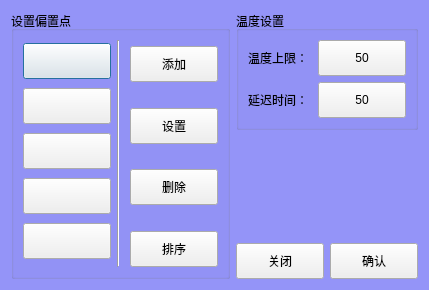
<?xml version="1.0" encoding="UTF-8"?>
<ui version="4.0">
 <class>clsTraceSetup</class>
 <widget class="QDialog" name="clsTraceSetup">
  <property name="geometry">
   <rect>
    <x>0</x>
    <y>0</y>
    <width>429</width>
    <height>290</height>
   </rect>
  </property>
  <property name="windowTitle">
   <string>扫描设置</string>
  </property>
  <property name="windowIcon">
   <iconset resource="myIcon.qrc">
    <normaloff>:/Icon/Icons/wk.ico</normaloff>:/Icon/Icons/wk.ico</iconset>
  </property>
  <property name="styleSheet">
   <string notr="true">QDialog
{
	
	font: 75 12pt &quot;楷体&quot;;
	background-color: rgb(148, 148, 248);
}
</string>
  </property>
  <layout class="QGridLayout" name="gridLayout_4">
   <item row="0" column="0">
    <widget class="QGroupBox" name="groupBox">
     <property name="styleSheet">
      <string notr="true">font: 75 12pt &quot;楷体&quot;;</string>
     </property>
     <property name="title">
      <string>设置偏置点</string>
     </property>
     <layout class="QGridLayout" name="gridLayout_3">
      <item row="0" column="0" rowspan="2">
       <layout class="QGridLayout" name="gridLayout">
        <item row="0" column="0">
         <widget class="QPushButton" name="btnBias1">
          <property name="minimumSize">
           <size>
            <width>88</width>
            <height>36</height>
           </size>
          </property>
          <property name="maximumSize">
           <size>
            <width>88</width>
            <height>16777215</height>
           </size>
          </property>
          <property name="text">
           <string/>
          </property>
          <property name="checkable">
           <bool>true</bool>
          </property>
         </widget>
        </item>
        <item row="1" column="0">
         <widget class="QPushButton" name="btnBias2">
          <property name="minimumSize">
           <size>
            <width>0</width>
            <height>36</height>
           </size>
          </property>
          <property name="maximumSize">
           <size>
            <width>88</width>
            <height>16777215</height>
           </size>
          </property>
          <property name="text">
           <string/>
          </property>
          <property name="checkable">
           <bool>true</bool>
          </property>
         </widget>
        </item>
        <item row="2" column="0">
         <widget class="QPushButton" name="btnBias3">
          <property name="minimumSize">
           <size>
            <width>0</width>
            <height>36</height>
           </size>
          </property>
          <property name="maximumSize">
           <size>
            <width>88</width>
            <height>16777215</height>
           </size>
          </property>
          <property name="text">
           <string/>
          </property>
          <property name="checkable">
           <bool>true</bool>
          </property>
         </widget>
        </item>
        <item row="3" column="0">
         <widget class="QPushButton" name="btnBias4">
          <property name="minimumSize">
           <size>
            <width>0</width>
            <height>36</height>
           </size>
          </property>
          <property name="maximumSize">
           <size>
            <width>88</width>
            <height>16777215</height>
           </size>
          </property>
          <property name="text">
           <string/>
          </property>
          <property name="checkable">
           <bool>true</bool>
          </property>
         </widget>
        </item>
        <item row="4" column="0">
         <widget class="QPushButton" name="btnBias5">
          <property name="minimumSize">
           <size>
            <width>0</width>
            <height>36</height>
           </size>
          </property>
          <property name="maximumSize">
           <size>
            <width>88</width>
            <height>16777215</height>
           </size>
          </property>
          <property name="text">
           <string/>
          </property>
          <property name="checkable">
           <bool>true</bool>
          </property>
         </widget>
        </item>
       </layout>
      </item>
      <item row="0" column="1" rowspan="2" colspan="2">
       <widget class="Line" name="line">
        <property name="minimumSize">
         <size>
          <width>0</width>
          <height>0</height>
         </size>
        </property>
        <property name="orientation">
         <enum>Qt::Vertical</enum>
        </property>
       </widget>
      </item>
      <item row="1" column="2">
       <layout class="QVBoxLayout" name="verticalLayout">
        <item>
         <widget class="QPushButton" name="btnAdd">
          <property name="minimumSize">
           <size>
            <width>88</width>
            <height>36</height>
           </size>
          </property>
          <property name="maximumSize">
           <size>
            <width>88</width>
            <height>16777215</height>
           </size>
          </property>
          <property name="text">
           <string>添加</string>
          </property>
          <property name="checkable">
           <bool>false</bool>
          </property>
         </widget>
        </item>
        <item>
         <spacer name="verticalSpacer">
          <property name="orientation">
           <enum>Qt::Vertical</enum>
          </property>
          <property name="sizeHint" stdset="0">
           <size>
            <width>20</width>
            <height>28</height>
           </size>
          </property>
         </spacer>
        </item>
        <item>
         <widget class="QPushButton" name="btnSet">
          <property name="minimumSize">
           <size>
            <width>88</width>
            <height>36</height>
           </size>
          </property>
          <property name="maximumSize">
           <size>
            <width>88</width>
            <height>16777215</height>
           </size>
          </property>
          <property name="text">
           <string>设置</string>
          </property>
          <property name="checkable">
           <bool>false</bool>
          </property>
         </widget>
        </item>
        <item>
         <spacer name="verticalSpacer_2">
          <property name="orientation">
           <enum>Qt::Vertical</enum>
          </property>
          <property name="sizeHint" stdset="0">
           <size>
            <width>20</width>
            <height>28</height>
           </size>
          </property>
         </spacer>
        </item>
        <item>
         <widget class="QPushButton" name="btnDel">
          <property name="minimumSize">
           <size>
            <width>88</width>
            <height>36</height>
           </size>
          </property>
          <property name="maximumSize">
           <size>
            <width>88</width>
            <height>16777215</height>
           </size>
          </property>
          <property name="text">
           <string>删除</string>
          </property>
          <property name="checkable">
           <bool>false</bool>
          </property>
         </widget>
        </item>
        <item>
         <spacer name="verticalSpacer_9">
          <property name="orientation">
           <enum>Qt::Vertical</enum>
          </property>
          <property name="sizeHint" stdset="0">
           <size>
            <width>20</width>
            <height>28</height>
           </size>
          </property>
         </spacer>
        </item>
        <item>
         <widget class="QPushButton" name="btnSort">
          <property name="minimumSize">
           <size>
            <width>88</width>
            <height>36</height>
           </size>
          </property>
          <property name="maximumSize">
           <size>
            <width>88</width>
            <height>16777215</height>
           </size>
          </property>
          <property name="text">
           <string>排序</string>
          </property>
          <property name="checkable">
           <bool>false</bool>
          </property>
         </widget>
        </item>
       </layout>
      </item>
     </layout>
    </widget>
   </item>
   <item row="0" column="1">
    <layout class="QVBoxLayout" name="verticalLayout_3">
     <item>
      <widget class="QGroupBox" name="groupBox_2">
       <property name="styleSheet">
        <string notr="true">font: 75 12pt &quot;楷体&quot;;</string>
       </property>
       <property name="title">
        <string>温度设置</string>
       </property>
       <layout class="QGridLayout" name="gridLayout_2">
        <item row="0" column="0">
         <layout class="QHBoxLayout" name="horizontalLayout">
          <property name="spacing">
           <number>0</number>
          </property>
          <item>
           <widget class="QLabel" name="label">
            <property name="maximumSize">
             <size>
              <width>78</width>
              <height>16777215</height>
             </size>
            </property>
            <property name="text">
             <string>温度上限：</string>
            </property>
           </widget>
          </item>
          <item>
           <widget class="QPushButton" name="btnTemp">
            <property name="minimumSize">
             <size>
              <width>88</width>
              <height>36</height>
             </size>
            </property>
            <property name="maximumSize">
             <size>
              <width>88</width>
              <height>16777215</height>
             </size>
            </property>
            <property name="text">
             <string>50</string>
            </property>
            <property name="checkable">
             <bool>false</bool>
            </property>
           </widget>
          </item>
         </layout>
        </item>
        <item row="1" column="0">
         <layout class="QHBoxLayout" name="horizontalLayout_2">
          <property name="spacing">
           <number>0</number>
          </property>
          <item>
           <widget class="QLabel" name="label_2">
            <property name="maximumSize">
             <size>
              <width>78</width>
              <height>16777215</height>
             </size>
            </property>
            <property name="text">
             <string>延迟时间：</string>
            </property>
           </widget>
          </item>
          <item>
           <widget class="QPushButton" name="btnDelay">
            <property name="minimumSize">
             <size>
              <width>88</width>
              <height>36</height>
             </size>
            </property>
            <property name="maximumSize">
             <size>
              <width>88</width>
              <height>16777215</height>
             </size>
            </property>
            <property name="text">
             <string>50</string>
            </property>
            <property name="checkable">
             <bool>false</bool>
            </property>
           </widget>
          </item>
         </layout>
        </item>
       </layout>
      </widget>
     </item>
     <item>
      <spacer name="verticalSpacer_7">
       <property name="orientation">
        <enum>Qt::Vertical</enum>
       </property>
       <property name="sizeHint" stdset="0">
        <size>
         <width>20</width>
         <height>40</height>
        </size>
       </property>
      </spacer>
     </item>
     <item>
      <layout class="QHBoxLayout" name="horizontalLayout_3">
       <item>
        <widget class="QPushButton" name="btnCancel">
         <property name="minimumSize">
          <size>
           <width>88</width>
           <height>36</height>
          </size>
         </property>
         <property name="maximumSize">
          <size>
           <width>88</width>
           <height>16777215</height>
          </size>
         </property>
         <property name="styleSheet">
          <string notr="true">font: 75 12pt &quot;楷体&quot;;</string>
         </property>
         <property name="text">
          <string>关闭</string>
         </property>
         <property name="checkable">
          <bool>false</bool>
         </property>
        </widget>
       </item>
       <item>
        <widget class="QPushButton" name="btnOK">
         <property name="minimumSize">
          <size>
           <width>88</width>
           <height>36</height>
          </size>
         </property>
         <property name="maximumSize">
          <size>
           <width>88</width>
           <height>16777215</height>
          </size>
         </property>
         <property name="styleSheet">
          <string notr="true">font: 75 12pt &quot;楷体&quot;;</string>
         </property>
         <property name="text">
          <string>确认</string>
         </property>
         <property name="checkable">
          <bool>false</bool>
         </property>
        </widget>
       </item>
      </layout>
     </item>
    </layout>
   </item>
  </layout>
 </widget>
 <resources>
  <include location="myIcon.qrc"/>
 </resources>
 <connections/>
</ui>
